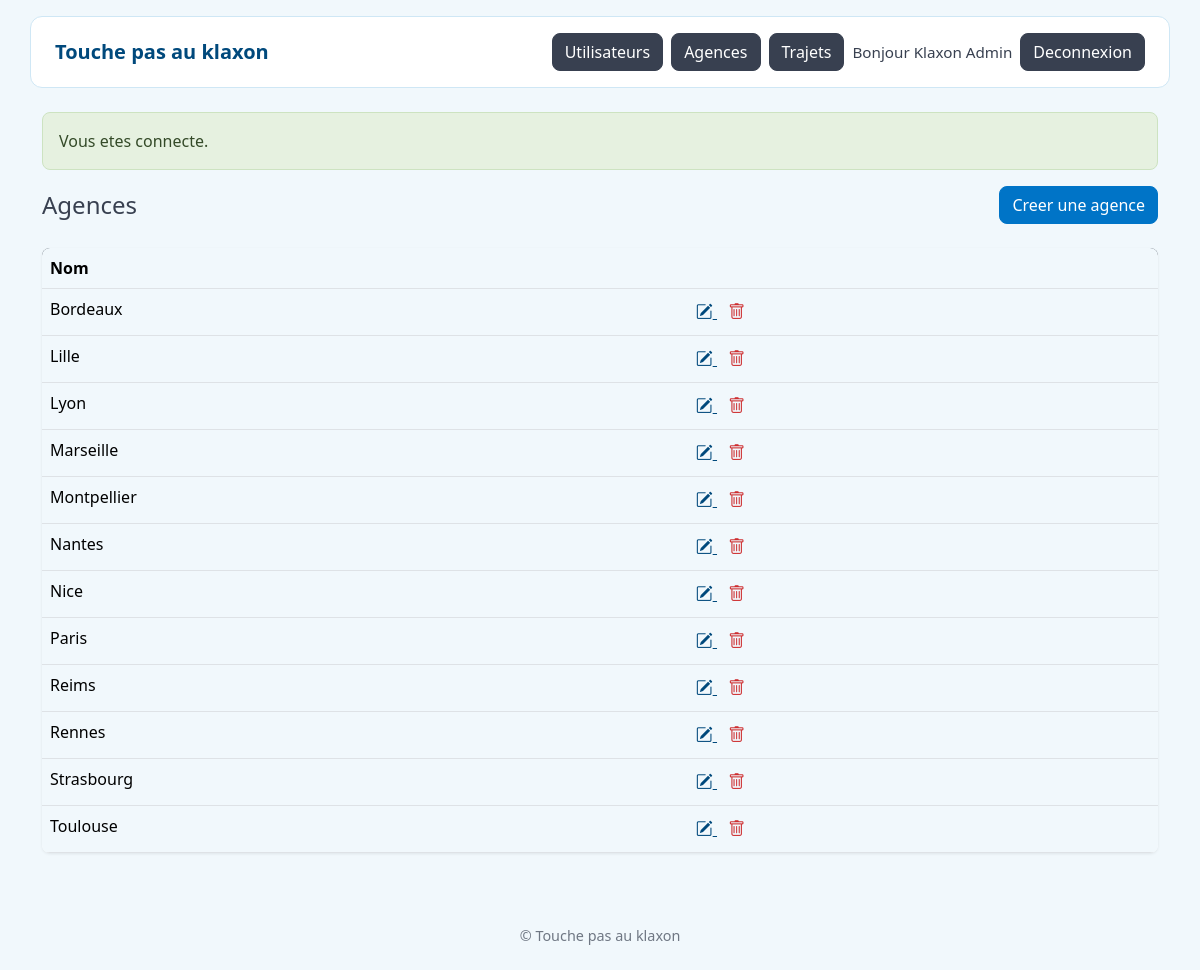
/admin/agences (signed in), run on the app's committed database.
### tables this page shows
CREATE TABLE utilisateur (
    id_utilisateur  INT UNSIGNED AUTO_INCREMENT PRIMARY KEY,
    nom             VARCHAR(80)  NOT NULL,
    prenom          VARCHAR(80)  NOT NULL,
    email           VARCHAR(150) NOT NULL UNIQUE,
    telephone       VARCHAR(20)  NOT NULL,
    mot_de_passe    VARCHAR(255) NOT NULL,
    role            ENUM('utilisateur', 'admin') NOT NULL DEFAULT 'utilisateur'
);

CREATE TABLE agence (
    id_agence     INT UNSIGNED AUTO_INCREMENT PRIMARY KEY,
    nom_agence    VARCHAR(100) NOT NULL UNIQUE
);

### src/Core/Controller.php (called while the page is built, shortened)
<?php
abstract class Controller
{
    protected function render(string $view, array $data = []): void
    {
        extract($data);
        $viewFile = dirname(__DIR__) . '/Views/' . $view . '.php';
        $layoutFile = dirname(__DIR__) . '/Views/layouts/main.php';
        require $viewFile;
        $content = ob_get_clean();
        require $layoutFile;
    }
}

### src/Controllers/AdminController.php (called while the page is built, shortened)
<?php
final class AdminController extends Controller
{
    public function agences(): void
    {
        $this->render('admin/agences', [
            'title'   => 'Agences',
            'agences' => Agence::all(),
        ]);
    }
}

### public/index.php (called while the page is built, shortened)
<?php
$router = new Router();
$router->dispatch($_SERVER['REQUEST_METHOD'], $_SERVER['REQUEST_URI']);

### src/Core/Database.php (called while the page is built, shortened)
<?php
final class Database
{
    private static ?PDO $instance = null;
    public static function getInstance(): PDO
    {
        if (self::$instance === null) {
            $config = require dirname(__DIR__, 2) . '/config/config.php';
            $dsn = sprintf(
                'mysql:host=%s;port=%s;dbname=%s;charset=utf8mb4',
                $config['db']['host'],
                $config['db']['port'],
                $config['db']['name']
            );
            try {
                self::$instance = new PDO(
                    $dsn,
                    $config['db']['user'],
                    $config['db']['password'],
                    [
                        PDO::ATTR_ERRMODE            => PDO::ERRMODE_EXCEPTION,
                        PDO::ATTR_DEFAULT_FETCH_MODE  => PDO::FETCH_ASSOC,
                        PDO::ATTR_EMULATE_PREPARES    => false,
                    ]
                );
            } catch (PDOException $exception) {
                throw new PDOException(
                    'Connexion a la base de donnees impossible : ' . $exception->getMessage()
                );
            }
        }
        return self::$instance;
    }
}

### src/Core/Model.php (called while the page is built, shortened)
<?php
abstract class Model
{
    protected static function pdo(): PDO
    {
        return Database::getInstance();
    }
}

### src/Models/Agence.php (called while the page is built, shortened)
<?php
final class Agence extends Model
{
    public static function all(): array
    {
        $stmt = self::pdo()->query('SELECT * FROM agence ORDER BY nom_agence ASC');
        return $stmt->fetchAll();
    }
}

### src/Core/Auth.php (called while the page is built, shortened)
<?php
final class Auth
{
    public static function check(): bool
    {
        return isset($_SESSION[self::SESSION_KEY]);
    }
    public static function user(): ?array
    {
        return User::find((int) $_SESSION[self::SESSION_KEY]);
    }
}

### src/Models/User.php (called while the page is built, shortened)
<?php
final class User extends Model
{
    public static function find(int $id): ?array
    {
        $stmt = self::pdo()->prepare('SELECT * FROM utilisateur WHERE id_utilisateur = :id');
        $stmt->execute(['id' => $id]);
        $user = $stmt->fetch();
        return $user === false ? null : $user;
    }
}

### src/autoload.php (called while the page is built, shortened)
<?php
spl_autoload_register(function (string $class): void {
    $prefix = 'App\\';
    $relative = substr($class, strlen($prefix));
    $file = __DIR__ . '/' . str_replace('\\', '/', $relative) . '.php';
});

### src/Core/FlashMessage.php (called while the page is built, shortened)
<?php
final class FlashMessage
{
    public static function pull(): array
    {
        $messages = $_SESSION[self::SESSION_KEY] ?? [];
        return $messages;
    }
}

### src/Views/admin/agences.php (the view, shortened to what this page needs)
<div class="d-flex justify-content-between align-items-center mb-4">
    <h1 class="h4 m-0">Agences</h1>
    <a href="/admin/agences/creer" class="btn btn-primary">Creer une agence</a>
</div>
<table class="table app-table">
    <thead>
        <tr>
            <th>Nom</th>
            <th></th>
        </tr>
    </thead>
    <tbody>
        <?php foreach ($agences as $agence) : ?>
        <tr>
            <td><?= htmlspecialchars($agence['nom_agence']) ?></td>
            <td class="text-nowrap">
                <a class="btn-icon" href="/admin/agences/<?= (int) $agence['id_agence'] ?>/modifier" title="Modifier">
                    <i class="bi bi-pencil-square"></i>
                </a>
                <form method="post" action="/admin/agences/<?= (int) $agence['id_agence'] ?>/supprimer" class="d-inline m-0"
                      onsubmit="return confirm('Supprimer cette agence ?');">
                    <button type="submit" class="btn-icon text-danger" title="Supprimer">
                        <i class="bi bi-trash"></i>
                    </button>
                </form>
            </td>
        </tr>
        <?php endforeach; ?>
    </tbody>
</table>

### src/Core/Router.php (shortened to what this page needs)
<?php
final class Router
{
    private array $routes = [
        'GET'  => [],
        'POST' => [],
    ];
    public function get(string $path, string $controller, string $method): void
    {
        $this->routes['GET'][$path] = [$controller, $method];
    }
    public function post(string $path, string $controller, string $method): void
    {
        $this->routes['POST'][$path] = [$controller, $method];
    }
    public function dispatch(string $httpMethod, string $uri): void
    {
        $uri = parse_url($uri, PHP_URL_PATH) ?? '/';
        $uri = rtrim($uri, '/');
        foreach ($this->routes[$httpMethod] ?? [] as $pattern => [$controllerClass, $action]) {
            $params = $this->match($pattern, $uri);
            if ($params === null) {
                continue;
            }
            $controller = new $controllerClass();
            call_user_func_array([$controller, $action], $params);
            return;
        }
    }
    private function match(string $pattern, string $uri): ?array
    {
        $patternRegex = preg_replace('#\{[a-zA-Z_]+\}#', '([^/]+)', $pattern);
        $patternRegex = '#^' . $patternRegex . '$#';
        if (preg_match($patternRegex, $uri, $matches)) {
            array_shift($matches);
            return $matches;
        }
        return null;
    }
}

### src/Views/layouts/main.php (shortened to what this page needs)
<?php
$currentUser = Auth::user();
?>
<!DOCTYPE html>
<html lang="fr">
<head>
    <link rel="stylesheet" href="/assets/css/app.css">
    <link rel="stylesheet" href="https://cdnjs.cloudflare.com/ajax/libs/bootstrap-icons/1.11.3/font/bootstrap-icons.min.css">
</head>
<body>
    <header class="app-header d-flex justify-content-between align-items-center px-4 py-3 mb-4">
        <?php if ($currentUser !== null && $currentUser['role'] === 'admin') : ?>
            <a class="app-brand" href="/admin">Touche pas au klaxon</a>
            <nav class="d-flex align-items-center gap-2">
                <a class="btn btn-secondary" href="/admin/utilisateurs">Utilisateurs</a>
                <a class="btn btn-secondary" href="/admin/agences">Agences</a>
                <a class="btn btn-secondary" href="/admin/trajets">Trajets</a>
                <span class="app-username">Bonjour <?= htmlspecialchars($currentUser['prenom'] . ' ' . $currentUser['nom']) ?></span>
                <form method="post" action="/deconnexion" class="m-0">
                    <button type="submit" class="btn btn-dark">Deconnexion</button>
                </form>
            </nav>
        <?php endif; ?>
    </header>
    <main class="container">
        <?php foreach (FlashMessage::pull() as $flash) : ?>
            <div class="alert alert-<?= htmlspecialchars($flash['type']) ?>" role="alert">
                <?= htmlspecialchars($flash['message']) ?>
            </div>
        <?php endforeach; ?>
        <?= $content ?>
    </main>
    <footer class="app-footer text-center py-4 mt-5">
        &copy; Touche pas au klaxon
    </footer>
</body>
</html>

### data on the page
utilisateur: prenom+nom "Klaxon Admin"
agence: nom_agence "Bordeaux"
agence: nom_agence "Lille"
agence: nom_agence "Lyon"
agence: nom_agence "Marseille"
agence: nom_agence "Montpellier"
agence: nom_agence "Nantes"
agence: nom_agence "Nice"
agence: nom_agence "Paris"
agence: nom_agence "Reims"
agence: nom_agence "Rennes"
agence: nom_agence "Strasbourg"
agence: nom_agence "Toulouse"

### other printed values
$flash['message'] "Vous etes connecte."
